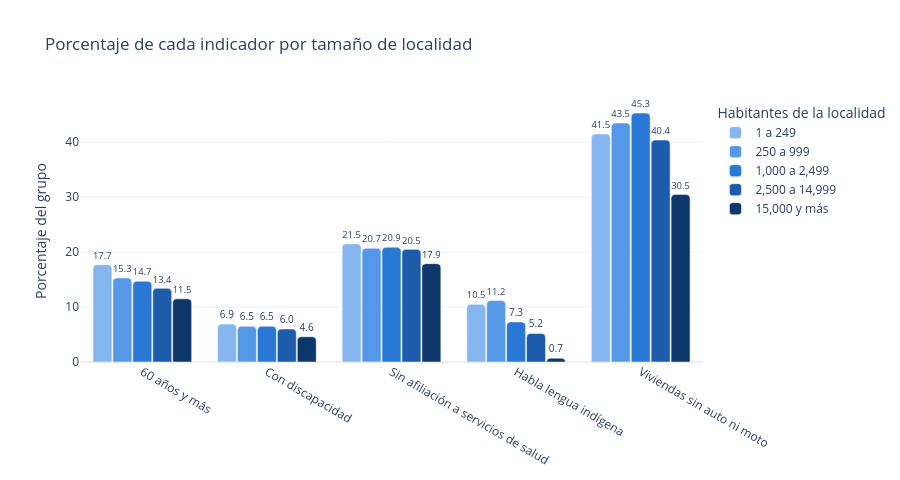

The cell this chart's notebook holds for it:
### Markdown cell above
Porcentaje de cada indicador por grupo de tamaño. El cursor muestra cuántas personas o viviendas son.

### Code cell
barras_tamano = pd.DataFrame(
    [
        {
            "Indicador": NOMBRES[v],
            "Habitantes": g,
            "Porcentaje": por_tamano.at[g, f"{NOMBRES[v]} (%)"],
            "Cantidad": por_tamano.at[g, f"{NOMBRES[v]} ({UNIDAD[v]})"],
            "Unidad": UNIDAD[v],
        }
        for v in INDICADORES
        for g in ORDEN_TAMANO
    ]
)
fig = px.bar(
    barras_tamano,
    x="Indicador",
    y="Porcentaje",
    color="Habitantes",
    barmode="group",
    text="Porcentaje",
    custom_data=["Cantidad", "Unidad"],
    color_discrete_sequence=AZULES,
    category_orders={"Habitantes": ORDEN_TAMANO, "Indicador": list(NOMBRES.values())},
    title="Porcentaje de cada indicador por tamaño de localidad",
)
fig.update_traces(
    texttemplate="%{text:.1f}",
    textposition="outside",
    textfont_size=10,
    cliponaxis=False,
    hovertemplate="<b>%{x}</b><br>Localidades de %{fullData.name} habitantes: %{y:.1f} %"
    "<br>%{customdata[0]:,} %{customdata[1]}<extra></extra>",
)
fig.update_layout(
    height=480,
    xaxis_title=None,
    yaxis_title="Porcentaje del grupo",
    legend_title="Habitantes de la localidad",
    bargroupgap=0.05,
    barcornerradius=4,
)
fig.show()

### Figure 1 — Plotly figure (JSON) as saved in the notebook; plotly's stock layout.template omitted (floating-point values rounded to 4 significant figures)
{"data": [{"alignmentgroup": "True", "cliponaxis": false, "customdata": [[13127, "personas"], [5104, "personas"], [15938, "personas"], [7393, "personas"], [9269, "viviendas"]], "hovertemplate": "<b>%{x}</b><br>Localidades de %{fullData.name} habitantes: %{y:.1f} %<br>%{customdata[0]:,} %{customdata[1]}<extra></extra>", "legendgroup": "1 a 249", "marker": {"color": "#86b6ef", "pattern": {"shape": ""}}, "name": "1 a 249", "offsetgroup": "1 a 249", "orientation": "v", "showlegend": true, "text": [17.7, 6.9, 21.5, 10.5, 41.5], "textfont": {"size": 10}, "textposition": "outside", "texttemplate": "%{text:.1f}", "type": "bar", "x": ["60 años y más", "Con discapacidad", "Sin afiliación a servicios de salud", "Habla lengua indígena", "Viviendas sin auto ni moto"], "xaxis": "x", "y": [17.7, 6.9, 21.5, 10.5, 41.5], "yaxis": "y"}, {"alignmentgroup": "True", "cliponaxis": false, "customdata": [[22606, "personas"], [9666, "personas"], [30696, "personas"], [15832, "personas"], [17937, "viviendas"]], "hovertemplate": "<b>%{x}</b><br>Localidades de %{fullData.name} habitantes: %{y:.1f} %<br>%{customdata[0]:,} %{customdata[1]}<extra></extra>", "legendgroup": "250 a 999", "marker": {"color": "#5598e7", "pattern": {"shape": ""}}, "name": "250 a 999", "offsetgroup": "250 a 999", "orientation": "v", "showlegend": true, "text": [15.3, 6.5, 20.7, 11.2, 43.5], "textfont": {"size": 10}, "textposition": "outside", "texttemplate": "%{text:.1f}", "type": "bar", "x": ["60 años y más", "Con discapacidad", "Sin afiliación a servicios de salud", "Habla lengua indígena", "Viviendas sin auto ni moto"], "xaxis": "x", "y": [15.3, 6.5, 20.7, 11.2, 43.5], "yaxis": "y"}, {"alignmentgroup": "True", "cliponaxis": false, "customdata": [[16827, "personas"], [7389, "personas"], [23932, "personas"], [7941, "personas"], [14234, "viviendas"]], "hovertemplate": "<b>%{x}</b><br>Localidades de %{fullData.name} habitantes: %{y:.1f} %<br>%{customdata[0]:,} %{customdata[1]}<extra></extra>", "legendgroup": "1,000 a 2,499", "marker": {"color": "#2a78d6", "pattern": {"shape": ""}}, "name": "1,000 a 2,499", "offsetgroup": "1,000 a 2,499", "orientation": "v", "showlegend": true, "text": [14.7, 6.5, 20.9, 7.3, 45.3], "textfont": {"size": 10}, "textposition": "outside", "texttemplate": "%{text:.1f}", "type": "bar", "x": ["60 años y más", "Con discapacidad", "Sin afiliación a servicios de salud", "Habla lengua indígena", "Viviendas sin auto ni moto"], "xaxis": "x", "y": [14.7, 6.5, 20.9, 7.3, 45.3], "yaxis": "y"}, {"alignmentgroup": "True", "cliponaxis": false, "customdata": [[38559, "personas"], [17287, "personas"], [58916, "personas"], [14300, "personas"], [32567, "viviendas"]], "hovertemplate": "<b>%{x}</b><br>Localidades de %{fullData.name} habitantes: %{y:.1f} %<br>%{customdata[0]:,} %{customdata[1]}<extra></extra>", "legendgroup": "2,500 a 14,999", "marker": {"color": "#1c5cab", "pattern": {"shape": ""}}, "name": "2,500 a 14,999", "offsetgroup": "2,500 a 14,999", "orientation": "v", "showlegend": true, "text": [13.4, 6.0, 20.5, 5.2, 40.4], "textfont": {"size": 10}, "textposition": "outside", "texttemplate": "%{text:.1f}", "type": "bar", "x": ["60 años y más", "Con discapacidad", "Sin afiliación a servicios de salud", "Habla lengua indígena", "Viviendas sin auto ni moto"], "xaxis": "x", "y": [13.4, 6.0, 20.5, 5.2, 40.4], "yaxis": "y"}, {"alignmentgroup": "True", "cliponaxis": false, "customdata": [[263689, "personas"], [105050, "personas"], [411446, "personas"], [15075, "personas"], [211086, "viviendas"]], "hovertemplate": "<b>%{x}</b><br>Localidades de %{fullData.name} habitantes: %{y:.1f} %<br>%{customdata[0]:,} %{customdata[1]}<extra></extra>", "legendgroup": "15,000 y más", "marker": {"color": "#0d366b", "pattern": {"shape": ""}}, "name": "15,000 y más", "offsetgroup": "15,000 y más", "orientation": "v", "showlegend": true, "text": [11.5, 4.6, 17.9, 0.7, 30.5], "textfont": {"size": 10}, "textposition": "outside", "texttemplate": "%{text:.1f}", "type": "bar", "x": ["60 años y más", "Con discapacidad", "Sin afiliación a servicios de salud", "Habla lengua indígena", "Viviendas sin auto ni moto"], "xaxis": "x", "y": [11.5, 4.6, 17.9, 0.7, 30.5], "yaxis": "y"}], "layout": {"barcornerradius": 4, "bargroupgap": 0.05, "barmode": "group", "height": 480, "legend": {"title": {"text": "Habitantes de la localidad"}, "tracegroupgap": 0}, "title": {"text": "Porcentaje de cada indicador por tamaño de localidad"}, "xaxis": {"anchor": "y", "categoryarray": ["60 años y más", "Con discapacidad", "Sin afiliación a servicios de salud", "Habla lengua indígena", "Viviendas sin auto ni moto"], "categoryorder": "array", "domain": [0.0, 1.0], "title": {}}, "yaxis": {"anchor": "x", "domain": [0.0, 1.0], "title": {"text": "Porcentaje del grupo"}}}}
